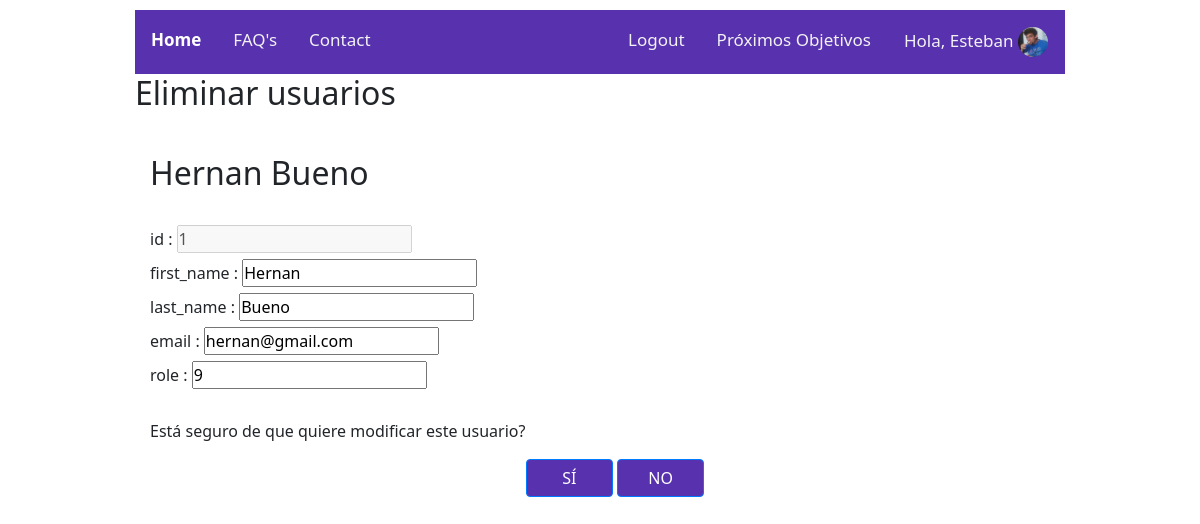
Screenshot of /modificarUsuarioAdmin.php?id=1 (signed in) with the database file from the repository.
### tables this page shows
CREATE TABLE `users` (
  `id` int(10) unsigned NOT NULL AUTO_INCREMENT,
  `created_at` timestamp NULL DEFAULT NULL,
  `updated_at` timestamp NULL DEFAULT NULL,
  `first_name` varchar(100) NOT NULL,
  `last_name` varchar(100) NOT NULL,
  `gender` varchar(1) NOT NULL,
  `age` int(2) DEFAULT NULL,
  `weight` float(3,1) DEFAULT NULL,
  `height` int(3) DEFAULT NULL,
  `email` varchar(50) NOT NULL,
  `password` varchar(200) NOT NULL,
  `avatar` varchar(50) NOT NULL,
  `role` int(1) DEFAULT 1,
  PRIMARY KEY (`id`)
);

### clases/Query.php (called while the page is built, shortened)
<?php
class Query {
    static public function usuarioModificar($pdo,$tabla,$idUsuario) {
        $sql = "SELECT $tabla.id, $tabla.first_name, $tabla.last_name, $tabla.email, $tabla.role FROM $tabla WHERE $tabla.id = '$idUsuario'";
        $query = $pdo->prepare($sql);
        $query->execute();
        $usuarioModificar=$query->fetch(PDO::FETCH_ASSOC);
        return $usuarioModificar;
    }
}
?>

### modificarUsuarioAdmin.php (the view, shortened to what this page needs)
<?php
require_once("autoload.php");
if (isset($_GET["id"])) {
  $id_usuario=$_GET["id"];
  $usuarioAModificar = Query::usuarioModificar($pdo,'users',$id_usuario);
}
 ?>
<!DOCTYPE html>
<?php include("head.php");?>
  <div class="container">
    <?php include("header.php");?>
      <div>
        <h2> Eliminar usuarios </h2>
        <br>
      </div>
      <main>
        <body>
          <div class="container">
                  <h2><?= $usuarioAModificar["first_name"]." ".$usuarioAModificar["last_name"] ;?></h2>
                  <br>
                  <?php foreach ($usuarioAModificar as $key => $value) : ?>
                      <label><?= $key?> :</label>
                      <?php if($key =="id"){?>
                          <input type="text" disabled name="<?= $key?>" value="<?= $value?> ">
                      <?php }else{?>
                          <input type="text" name="<?= $key?>" value="<?= $value?>">
                      <?php }?>
                      <br>
                <?php endforeach;?>
                <br>
              <form class="formLogin" action="" method="POST" enctype= "multipart/form-data">
                <p> Está seguro de que quiere modificar este usuario? </p>
                <div class="login-boton col-md-6">
                  <button type="submit" class="btn btn-primary" name="modificar" value="SI"> SÍ </button>
                  <button type="submit" class="btn btn-primary" name="no" value="NO"> NO </button>
                </div>
             </form>
          </div>
        </body>
      </main>
    </div>
</html>

### css/styles.css (style rules this page uses)
* { box-sizing: border-box; margin: 0 auto; padding: 0; }
body { font-family: 'Segoe UI', Tahoma, Geneva, Verdana, sans-serif; }
.container { width: 960px; position: relative; top: 10px; }
.login-boton { text-align: center; }
.btn-primary { width: 20%; background-color: #5831AF; }

### rows the page displays
users: first_name "Hernan", last_name "Bueno", id "1", email "hernan@gmail.com", role "9"

### other values shown
$_SESSION["nombre"] "Esteban"
$key "id"
$key "first_name"
$key "last_name"
$key "email"
$key "role"
